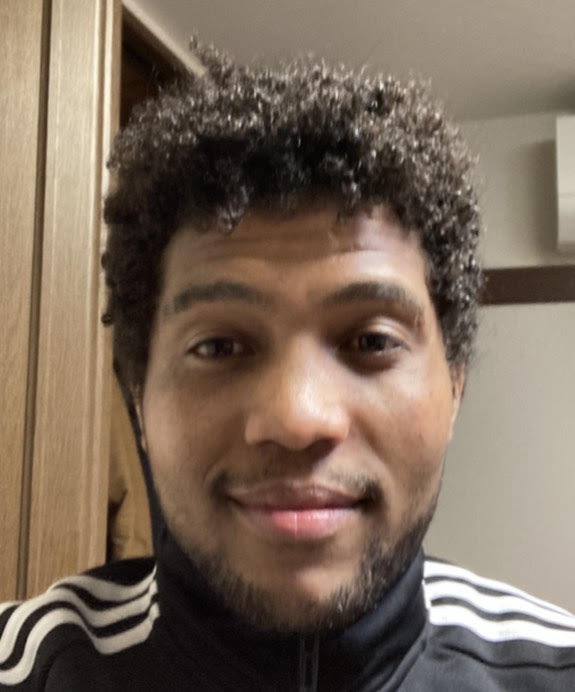
#> input picture detecting_recognizing_faces/hadush.jpg, 575 x 692 px
$ python 31_haarcascades.py
#> lines starting #> are read from the running program, lines starting #| are printed output that depends on the picture; after the words box and inside, x2 and y2 are one past the last pixel; in counts of white or black regions, pixels touching at a corner belong together
import cv2

filename = 'hadush.jpg'

def detect(filename):
#> called with filename = 'hadush.jpg'
    face_cascade = cv2.CascadeClassifier('haarcascade_frontalface_default.xml')

    img = cv2.imread(filename)
#> img is the input picture: shape (692, 575, 3); mean B, G, R 91.7, 106.6, 123.7

    gray = cv2.cvtColor(img, cv2.COLOR_BGR2GRAY)
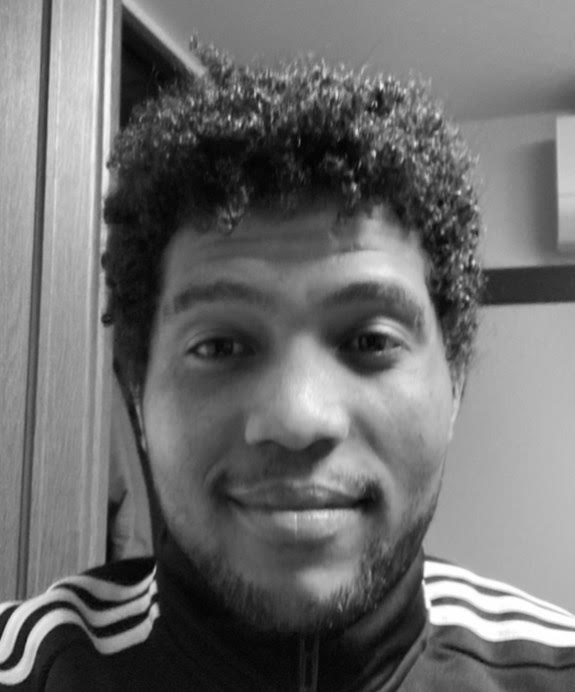
#> gray: shape (692, 575); min 0, max 255, mean 110
    faces = face_cascade.detectMultiScale(gray, 1.3, 5)
#> faces = [[73, 171, 442, 442]]

    for (x,y,w,h) in faces:
        img = cv2.rectangle(img,(x,y),(x+w,y+h),(255,0,0),2)
        cv2.namedWindow('Vikings Detected!!')
        cv2.imshow('Vikings Detected!!', img)
        cv2.imwrite('./vikings.jpg', img)
        cv2.waitKey(0)
#> this loop made 1 pass
#> pass 1, in detect, `img = cv2.rectangle(img,(x,y),(x+w,y+h),(255,0,0),2)`:
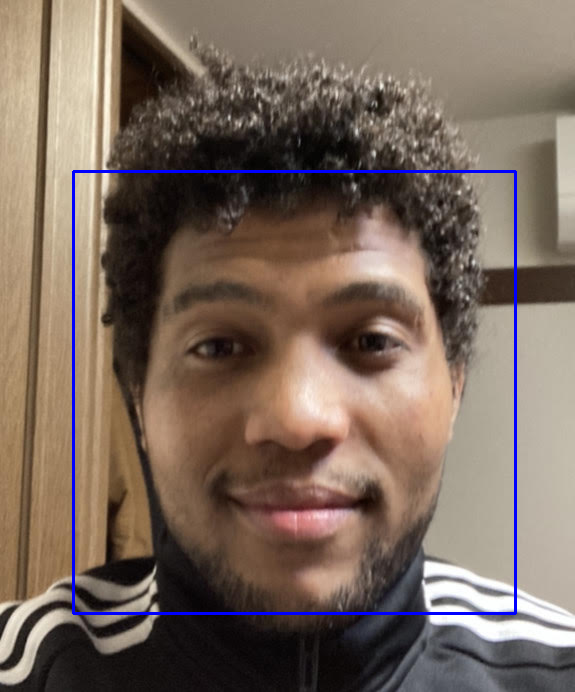
#> img: shape (692, 575, 3); 1.33% of pixels changed, all inside (x1, y1, x2, y2) = (72, 170, 517, 615)

detect(filename)
